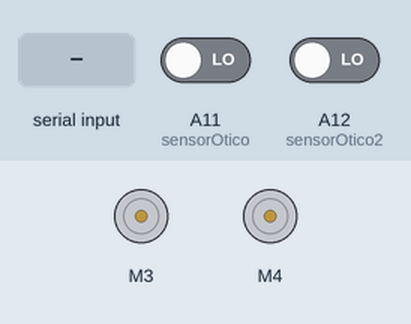
Simulated run of this sketch. Board: Arduino Mega 2560, built with avr-gcc and run on an emulated ATmega2560. On the bench: 2 × DC motor (green arrow = forward, orange = backward, longer = faster). Inputs (shaded band) come from the test bench; at power-on: A11 (sensorOtico) LOW, A12 (sensorOtico2) LOW. What the sketch prints to the serial monitor is not drawn.

Above: at 1.2 s.
1.3 s: "frente\n" received over the second serial link
At 2.2 s:
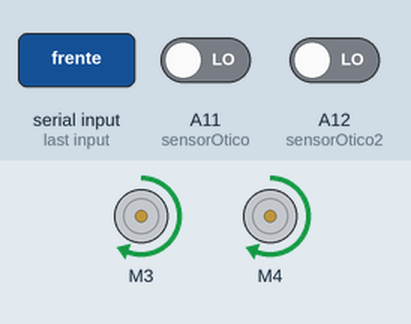
2.8 s: "tras\n" received over the second serial link
At 3.3 s:
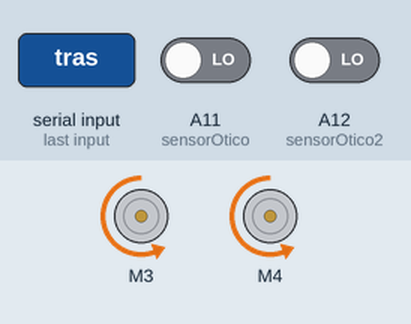
4.3 s: "direita\n" received over the second serial link
At 4.6 s:
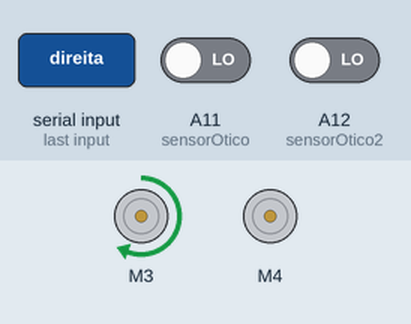
5.8 s: "esquerda\n" received over the second serial link
At 6.9 s:
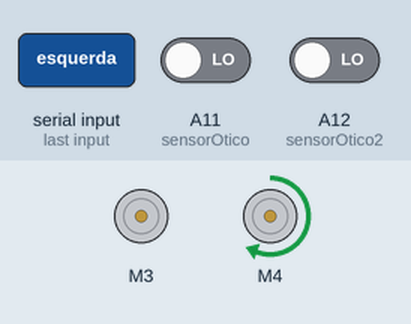
7.3 s: "parar\n" received over the second serial link
At 8.0 s:
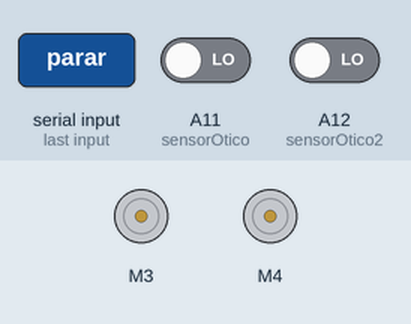
Timing chart, 0 to 10.3 s (numbered marks = the images above; inputs shaded):
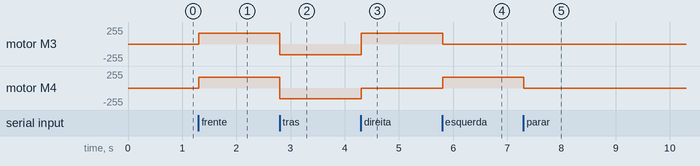

Measured:
- after the input at 1.3 s, motor M3, motor M4: stopped → forward 160/255 at once
- after the input at 2.8 s, motor M3, motor M4: forward 160/255 → backward 160/255 at once
- after the input at 4.3 s, motor M3: backward 160/255 → forward 160/255 at once; motor M4: backward 160/255 → stopped at once
- after the input at 5.8 s, motor M3: forward 160/255 → stopped at once; motor M4: stopped → forward 160/255 at once
- after the input at 7.3 s, motor M4: forward 160/255 → stopped at once

The sketch:

p09b_implementacao1.ino
```cpp
#include <AFMotor.h>

#define VEL 160

int sensorOtico = A11;
int sensorOtico2 = A12;

unsigned long instanteAnterior = 0;
unsigned long instanteAtual = 0;

AF_DCMotor motor3(3);
AF_DCMotor motor4(4);

void setup() {
  Serial.begin(9600);
  Serial.setTimeout(10);
  Serial1.begin(9600);
  Serial1.setTimeout(10);

  pinMode(sensorOtico, INPUT);
  pinMode(sensorOtico2, INPUT);
}

void loop() {
  instanteAtual = millis();
  if (instanteAtual >= instanteAnterior + 100){
    Serial.println(String(digitalRead(sensorOtico))+" " +String(digitalRead(sensorOtico2)));
    Serial1.println(String(digitalRead(sensorOtico))+" " +String(digitalRead(sensorOtico2)));
    instanteAnterior = instanteAtual;
  }

  if (Serial1.available() > 0) {
    String texto = Serial1.readStringUntil('\n');
    texto.trim();
    if (texto == "frente") {
      frente();
    }
    else if (texto == "tras") {
      tras();
    }
    else if (texto == "direita") {
      direita();
    }
    else if (texto == "esquerda") {
      esquerda();
    }
    else if (texto == "parar") {
      parar();
    }
  }
}

void frente() {
  motor3.run(FORWARD);
  motor3.setSpeed(VEL);
  motor4.run(FORWARD);
  motor4.setSpeed(VEL);
}

void tras() {
  motor3.run(BACKWARD);
  motor3.setSpeed(VEL);
  motor4.run(BACKWARD);
  motor4.setSpeed(VEL);
}

void esquerda() {
  motor3.run(RELEASE);
  motor4.run(FORWARD);
  motor4.setSpeed(VEL);
}

void direita() {
  motor4.run(RELEASE);
  motor3.run(FORWARD);
  motor3.setSpeed(VEL);
}

void parar() {
  motor4.run(RELEASE);
  motor3.run(RELEASE);
}
```
